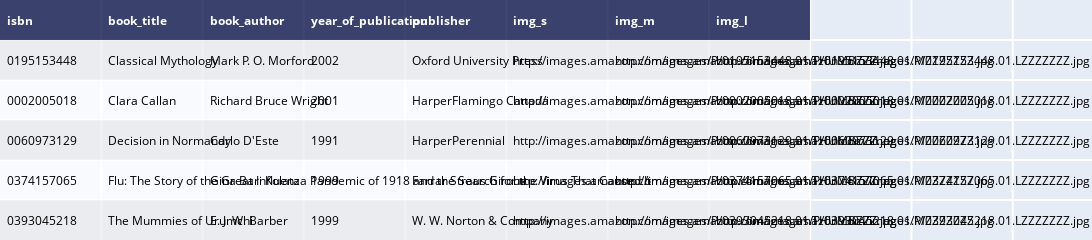

Here is the notebook cell this chart was saved with:
### Code cell
#Books Dataset
dat = ff.create_table(books.head())
dat.update_layout(autosize=False,height=200, width = 4900)

### Figure 1 — Plotly figure (JSON) as saved in the notebook; plotly's stock layout.template omitted (floating-point values rounded to 4 significant figures)
{"data": [{"colorscale": [[0, "#00083e"], [0.5, "#ededee"], [1, "#ffffff"]], "hoverinfo": "none", "opacity": 0.75, "showscale": false, "type": "heatmap", "z": [[0, 0, 0, 0, 0, 0, 0, 0], [0.5, 0.5, 0.5, 0.5, 0.5, 0.5, 0.5, 0.5], [1, 1, 1, 1, 1, 1, 1, 1], [0.5, 0.5, 0.5, 0.5, 0.5, 0.5, 0.5, 0.5], [1, 1, 1, 1, 1, 1, 1, 1], [0.5, 0.5, 0.5, 0.5, 0.5, 0.5, 0.5, 0.5]]}], "layout": {"annotations": [{"align": "left", "font": {"color": "#ffffff"}, "showarrow": false, "text": "<b>isbn</b>", "x": -0.45, "xanchor": "left", "xref": "x", "y": 0, "yref": "y"}, {"align": "left", "font": {"color": "#ffffff"}, "showarrow": false, "text": "<b>book_title</b>", "x": 0.55, "xanchor": "left", "xref": "x", "y": 0, "yref": "y"}, {"align": "left", "font": {"color": "#ffffff"}, "showarrow": false, "text": "<b>book_author</b>", "x": 1.55, "xanchor": "left", "xref": "x", "y": 0, "yref": "y"}, {"align": "left", "font": {"color": "#ffffff"}, "showarrow": false, "text": "<b>year_of_publication</b>", "x": 2.55, "xanchor": "left", "xref": "x", "y": 0, "yref": "y"}, {"align": "left", "font": {"color": "#ffffff"}, "showarrow": false, "text": "<b>publisher</b>", "x": 3.55, "xanchor": "left", "xref": "x", "y": 0, "yref": "y"}, {"align": "left", "font": {"color": "#ffffff"}, "showarrow": false, "text": "<b>img_s</b>", "x": 4.55, "xanchor": "left", "xref": "x", "y": 0, "yref": "y"}, {"align": "left", "font": {"color": "#ffffff"}, "showarrow": false, "text": "<b>img_m</b>", "x": 5.55, "xanchor": "left", "xref": "x", "y": 0, "yref": "y"}, {"align": "left", "font": {"color": "#ffffff"}, "showarrow": false, "text": "<b>img_l</b>", "x": 6.55, "xanchor": "left", "xref": "x", "y": 0, "yref": "y"}, {"align": "left", "font": {"color": "#000000"}, "showarrow": false, "text": "0195153448", "x": -0.45, "xanchor": "left", "xref": "x", "y": 1, "yref": "y"}, {"align": "left", "font": {"color": "#000000"}, "showarrow": false, "text": "Classical Mythology", "x": 0.55, "xanchor": "left", "xref": "x", "y": 1, "yref": "y"}, {"align": "left", "font": {"color": "#000000"}, "showarrow": false, "text": "Mark P. O. Morford", "x": 1.55, "xanchor": "left", "xref": "x", "y": 1, "yref": "y"}, {"align": "left", "font": {"color": "#000000"}, "showarrow": false, "text": "2002", "x": 2.55, "xanchor": "left", "xref": "x", "y": 1, "yref": "y"}, {"align": "left", "font": {"color": "#000000"}, "showarrow": false, "text": "Oxford University Press", "x": 3.55, "xanchor": "left", "xref": "x", "y": 1, "yref": "y"}, {"align": "left", "font": {"color": "#000000"}, "showarrow": false, "text": "http://images.amazon.com/images/P/0195153448.01.THUMBZZZ.jpg", "x": 4.55, "xanchor": "left", "xref": "x", "y": 1, "yref": "y"}, {"align": "left", "font": {"color": "#000000"}, "showarrow": false, "text": "http://images.amazon.com/images/P/0195153448.01.MZZZZZZZ.jpg", "x": 5.55, "xanchor": "left", "xref": "x", "y": 1, "yref": "y"}, {"align": "left", "font": {"color": "#000000"}, "showarrow": false, "text": "http://images.amazon.com/images/P/0195153448.01.LZZZZZZZ.jpg", "x": 6.55, "xanchor": "left", "xref": "x", "y": 1, "yref": "y"}, {"align": "left", "font": {"color": "#000000"}, "showarrow": false, "text": "0002005018", "x": -0.45, "xanchor": "left", "xref": "x", "y": 2, "yref": "y"}, {"align": "left", "font": {"color": "#000000"}, "showarrow": false, "text": "Clara Callan", "x": 0.55, "xanchor": "left", "xref": "x", "y": 2, "yref": "y"}, {"align": "left", "font": {"color": "#000000"}, "showarrow": false, "text": "Richard Bruce Wright", "x": 1.55, "xanchor": "left", "xref": "x", "y": 2, "yref": "y"}, {"align": "left", "font": {"color": "#000000"}, "showarrow": false, "text": "2001", "x": 2.55, "xanchor": "left", "xref": "x", "y": 2, "yref": "y"}, {"align": "left", "font": {"color": "#000000"}, "showarrow": false, "text": "HarperFlamingo Canada", "x": 3.55, "xanchor": "left", "xref": "x", "y": 2, "yref": "y"}, {"align": "left", "font": {"color": "#000000"}, "showarrow": false, "text": "http://images.amazon.com/images/P/0002005018.01.THUMBZZZ.jpg", "x": 4.55, "xanchor": "left", "xref": "x", "y": 2, "yref": "y"}, {"align": "left", "font": {"color": "#000000"}, "showarrow": false, "text": "http://images.amazon.com/images/P/0002005018.01.MZZZZZZZ.jpg", "x": 5.55, "xanchor": "left", "xref": "x", "y": 2, "yref": "y"}, {"align": "left", "font": {"color": "#000000"}, "showarrow": false, "text": "http://images.amazon.com/images/P/0002005018.01.LZZZZZZZ.jpg", "x": 6.55, "xanchor": "left", "xref": "x", "y": 2, "yref": "y"}, {"align": "left", "font": {"color": "#000000"}, "showarrow": false, "text": "0060973129", "x": -0.45, "xanchor": "left", "xref": "x", "y": 3, "yref": "y"}, {"align": "left", "font": {"color": "#000000"}, "showarrow": false, "text": "Decision in Normandy", "x": 0.55, "xanchor": "left", "xref": "x", "y": 3, "yref": "y"}, {"align": "left", "font": {"color": "#000000"}, "showarrow": false, "text": "Carlo D'Este", "x": 1.55, "xanchor": "left", "xref": "x", "y": 3, "yref": "y"}, {"align": "left", "font": {"color": "#000000"}, "showarrow": false, "text": "1991", "x": 2.55, "xanchor": "left", "xref": "x", "y": 3, "yref": "y"}, {"align": "left", "font": {"color": "#000000"}, "showarrow": false, "text": "HarperPerennial", "x": 3.55, "xanchor": "left", "xref": "x", "y": 3, "yref": "y"}, {"align": "left", "font": {"color": "#000000"}, "showarrow": false, "text": "http://images.amazon.com/images/P/0060973129.01.THUMBZZZ.jpg", "x": 4.55, "xanchor": "left", "xref": "x", "y": 3, "yref": "y"}, {"align": "left", "font": {"color": "#000000"}, "showarrow": false, "text": "http://images.amazon.com/images/P/0060973129.01.MZZZZZZZ.jpg", "x": 5.55, "xanchor": "left", "xref": "x", "y": 3, "yref": "y"}, {"align": "left", "font": {"color": "#000000"}, "showarrow": false, "text": "http://images.amazon.com/images/P/0060973129.01.LZZZZZZZ.jpg", "x": 6.55, "xanchor": "left", "xref": "x", "y": 3, "yref": "y"}, {"align": "left", "font": {"color": "#000000"}, "showarrow": false, "text": "0374157065", "x": -0.45, "xanchor": "left", "xref": "x", "y": 4, "yref": "y"}, {"align": "left", "font": {"color": "#000000"}, "showarrow": false, "text": "Flu: The Story of the Great Influenza Pandemic of 1918 and the Search for the Virus That Caused It", "x": 0.55, "xanchor": "left", "xref": "x", "y": 4, "yref": "y"}, {"align": "left", "font": {"color": "#000000"}, "showarrow": false, "text": "Gina Bari Kolata", "x": 1.55, "xanchor": "left", "xref": "x", "y": 4, "yref": "y"}, {"align": "left", "font": {"color": "#000000"}, "showarrow": false, "text": "1999", "x": 2.55, "xanchor": "left", "xref": "x", "y": 4, "yref": "y"}, {"align": "left", "font": {"color": "#000000"}, "showarrow": false, "text": "Farrar Straus Giroux", "x": 3.55, "xanchor": "left", "xref": "x", "y": 4, "yref": "y"}, {"align": "left", "font": {"color": "#000000"}, "showarrow": false, "text": "http://images.amazon.com/images/P/0374157065.01.THUMBZZZ.jpg", "x": 4.55, "xanchor": "left", "xref": "x", "y": 4, "yref": "y"}, {"align": "left", "font": {"color": "#000000"}, "showarrow": false, "text": "http://images.amazon.com/images/P/0374157065.01.MZZZZZZZ.jpg", "x": 5.55, "xanchor": "left", "xref": "x", "y": 4, "yref": "y"}, {"align": "left", "font": {"color": "#000000"}, "showarrow": false, "text": "http://images.amazon.com/images/P/0374157065.01.LZZZZZZZ.jpg", "x": 6.55, "xanchor": "left", "xref": "x", "y": 4, "yref": "y"}, {"align": "left", "font": {"color": "#000000"}, "showarrow": false, "text": "0393045218", "x": -0.45, "xanchor": "left", "xref": "x", "y": 5, "yref": "y"}, {"align": "left", "font": {"color": "#000000"}, "showarrow": false, "text": "The Mummies of Urumchi", "x": 0.55, "xanchor": "left", "xref": "x", "y": 5, "yref": "y"}, {"align": "left", "font": {"color": "#000000"}, "showarrow": false, "text": "E. J. W. Barber", "x": 1.55, "xanchor": "left", "xref": "x", "y": 5, "yref": "y"}, {"align": "left", "font": {"color": "#000000"}, "showarrow": false, "text": "1999", "x": 2.55, "xanchor": "left", "xref": "x", "y": 5, "yref": "y"}, {"align": "left", "font": {"color": "#000000"}, "showarrow": false, "text": "W. W. Norton &amp; Company", "x": 3.55, "xanchor": "left", "xref": "x", "y": 5, "yref": "y"}, {"align": "left", "font": {"color": "#000000"}, "showarrow": false, "text": "http://images.amazon.com/images/P/0393045218.01.THUMBZZZ.jpg", "x": 4.55, "xanchor": "left", "xref": "x", "y": 5, "yref": "y"}, {"align": "left", "font": {"color": "#000000"}, "showarrow": false, "text": "http://images.amazon.com/images/P/0393045218.01.MZZZZZZZ.jpg", "x": 5.55, "xanchor": "left", "xref": "x", "y": 5, "yref": "y"}, {"align": "left", "font": {"color": "#000000"}, "showarrow": false, "text": "http://images.amazon.com/images/P/0393045218.01.LZZZZZZZ.jpg", "x": 6.55, "xanchor": "left", "xref": "x", "y": 5, "yref": "y"}], "autosize": false, "height": 200, "margin": {"b": 0, "l": 0, "r": 0, "t": 0}, "width": 4900, "xaxis": {"dtick": 1, "gridwidth": 2, "showticklabels": false, "tick0": -0.5, "ticks": "", "zeroline": false}, "yaxis": {"autorange": "reversed", "dtick": 1, "gridwidth": 2, "showticklabels": false, "tick0": 0.5, "ticks": "", "zeroline": false}}}
